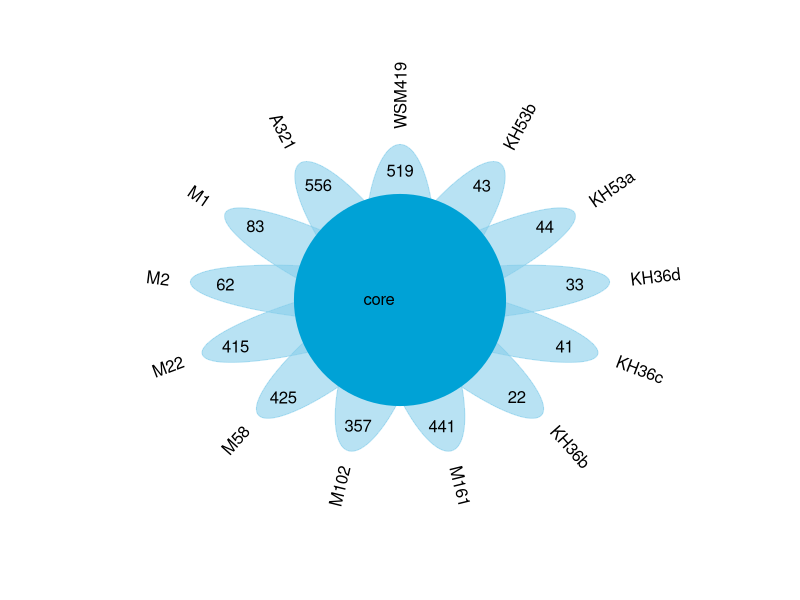
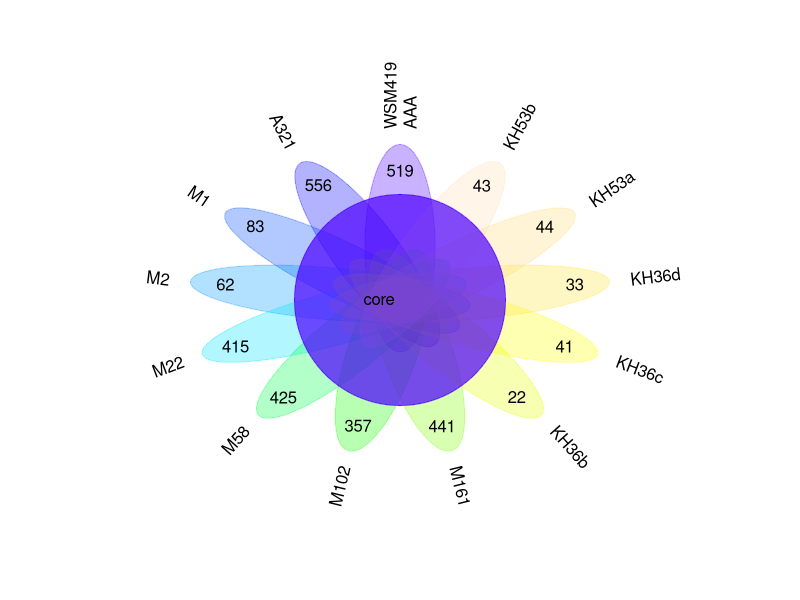

Write R code to recreate these figures, in order.
library(plotrix)

flower_plot <- function(sample, value, start, a, b,  
                        ellipse_col = rgb(135, 206, 235, 150, max = 255), 
                        circle_col = rgb(0, 162, 214, max = 255),
                        circle_text_cex = 1, labels=labels) {
  par( bty = "n", ann = F, xaxt = "n", yaxt = "n", mar = c(1,1,1,1))
  plot(c(0,10),c(0,10),type="n")
  n   <- length(sample)
  deg <- 360 / n
  res <- lapply(1:n, function(t){
    plotrix::draw.ellipse(x = 5 + cos((start + deg * (t - 1)) * pi / 180), 
                          y = 5 + sin((start + deg * (t - 1)) * pi / 180), 
                          col = ellipse_col,
                          border = ellipse_col,
                          a = a, b = b, angle = deg * (t - 1))
    text(x = 5 + 2.5 * cos((start + deg * (t - 1)) * pi / 180),
         y = 5 + 2.5 * sin((start + deg * (t - 1)) * pi / 180),
         value[t]
    )
    
    if (deg * (t - 1) < 180 && deg * (t - 1) > 0 ) {
      text(x = 5 + 3.3 * cos((start + deg * (t - 1)) * pi / 180),
           y = 5 + 3.3 * sin((start + deg * (t - 1)) * pi / 180),
           sample[t],
           srt = deg * (t - 1) - start,
           adj = 1,
           cex = circle_text_cex
      )
      
    } else {
      text(x = 5 + 3.3 * cos((start + deg * (t - 1)) * pi / 180),
           y = 5 + 3.3 * sin((start + deg * (t - 1)) * pi / 180),
           sample[t],
           srt = deg * (t - 1) + start,
           adj = 0,
           cex = circle_text_cex
      )
    }           
  })
  plotrix::draw.circle(x = 5, y = 5, r = 1.5, col = circle_col, border = circle_col)
  text(x = 4.7, y = 5, labels=labels)
}

#===================================================
flower_plot(c("WSM419", "A321", "M1", "M2", "M22", "M58", 
              "M102", "M161", "KH36b", "KH36c", "KH36d", "KH53a", "KH53b"),
            c(519, 556, 83, 62, 415, 425, 357, 441, 22, 41, 33, 44, 43), 90, 0.5, 2, labels="core")

#======================================================

flower_plot2 <- function(sample, value, start, a, b,  
                         ellipse_col = rgb(135, 206, 235, 150, max = 255), 
                         circle_col = rgb(0, 162, 214, max = 255),
                         circle_text_cex = 1, labels=labels) {
  par( bty = "n", ann = F, xaxt = "n", yaxt = "n", mar = c(1,1,1,1))
  plot(c(0,10),c(0,10),type="n")
  n   <- length(sample)
  deg <- 360 / n
  res <- lapply(1:n, function(t){
    ellipse_col <- ellipse_col[t]
    plotrix::draw.ellipse(x = 5 + cos((start + deg * (t - 1)) * pi / 180), 
                          y = 5 + sin((start + deg * (t - 1)) * pi / 180), 
                          col = ellipse_col,
                          border = ellipse_col,
                          a = a, b = b, angle = deg * (t - 1))
    text(x = 5 + 2.5 * cos((start + deg * (t - 1)) * pi / 180),
         y = 5 + 2.5 * sin((start + deg * (t - 1)) * pi / 180),
         value[t]
    )
    
    if (deg * (t - 1) < 180 && deg * (t - 1) > 0 ) {
      text(x = 5 + 3.3 * cos((start + deg * (t - 1)) * pi / 180),
           y = 5 + 3.3 * sin((start + deg * (t - 1)) * pi / 180),
           sample[t],
           srt = deg * (t - 1) - start,
           adj = 1,
           cex = circle_text_cex
      )
      
    } else {
      text(x = 5 + 3.3 * cos((start + deg * (t - 1)) * pi / 180),
           y = 5 + 3.3 * sin((start + deg * (t - 1)) * pi / 180),
           sample[t],
           srt = deg * (t - 1) + start,
           adj = 0,
           cex = circle_text_cex
      )
    }           
  })
  plotrix::draw.circle(x = 5, y = 5, r = 1.5, col = circle_col, border = circle_col )
  
  # tune location by x and y.
  text(x = 4.7, y = 5, labels=labels)
}


flower_plot2 (c("WSM419\nAAA", "A321", "M1", "M2", "M22", "M58", 
                "M102", "M161", "KH36b", "KH36c", "KH36d", "KH53a", "KH53b"),
              c(519, 556, 83, 62, 415, 425, 357, 441, 22, 41, 33, 44, 43), 90, 0.5, 2, labels="core",
              ellipse_col = topo.colors(13, alpha = 0.3), 
              circle_col = topo.colors(1, alpha = 0.7) )

#=========================================================
#References: : https://www.biostars.org/p/144778/#145268
#             https://roweyerboat.github.io/drawing_flowers_with_r_and_ggplot2
